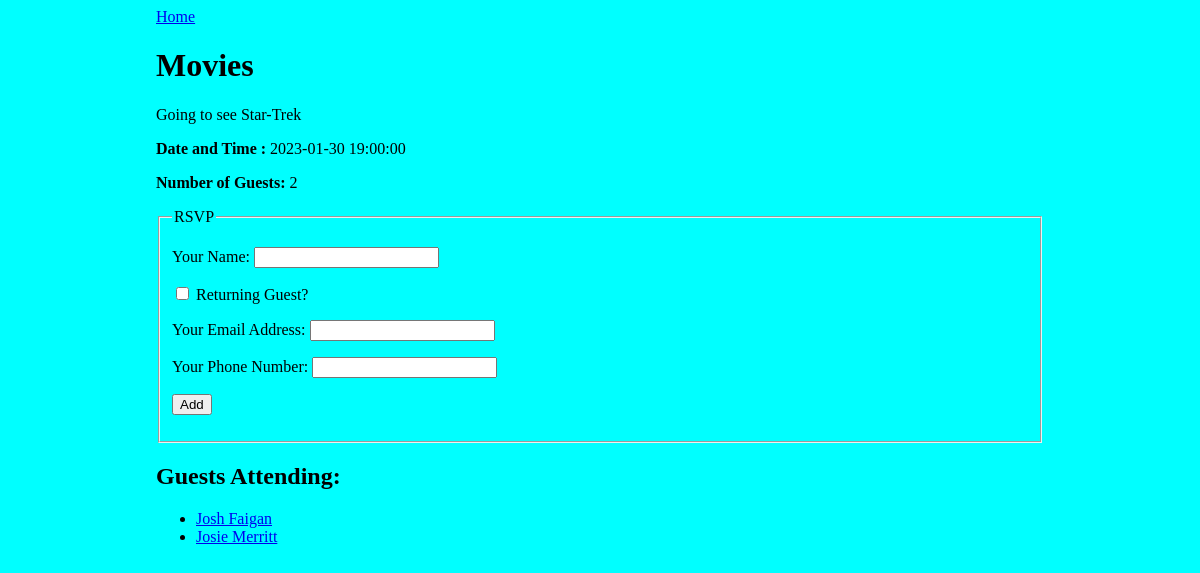
Screenshot of /event/1 with the database file from the repository.
### events_app/models.py (models this page shows, shortened)
class Event(db.Model):
    id = db.Column(db.Integer, primary_key=True)
    title = db.Column(db.String(50), nullable=False)
    description = db.Column(db.String(250))
    date_and_time = db.Column(db.DateTime)
    guests = db.relationship('Guest', secondary='guest_event', back_populates='events_attending')

class Guest(db.Model):
    id = db.Column(db.Integer, primary_key=True)
    name = db.Column(db.String(50), nullable=False)
    email = db.Column(db.String(80), nullable=False)
    phone = db.Column(db.String(10), nullable=False)
    events_attending = db.relationship('Event', secondary='guest_event', back_populates='guests')

### events_app/routes.py (the view)
@main.route('/event/<event_id>', methods=['GET'])
def event_detail(event_id):
    event = Event.query.get(event_id)
    return render_template('event_detail.html', event = event)

### events_app/templates/event_detail.html (shortened to what this page needs)
{% extends 'base.html' %}
{% block content %}
<a href="/">Home</a>
<h1>{{ event.title }}</h1>
<p>{{ event.description }}</p>
<p><strong>Date and Time :</strong> {{ event.date_and_time }}</p>
<p><strong>Number of Guests:</strong> {{ event.guests|length }}</p>
<form method="POST">
    <fieldset>
        <legend>RSVP</legend>
        <p>
            <label>
                Your Name:
                <input type="text" name="guest_name">
            </label>
        </p>
        <p>
            <label>
                <input type="checkbox" name="returning" onchange="returningGuestChanged(this.checked)">
                Returning Guest?
            </label>
        </p>
        <div id="new-guest-info">
            <p>
                <label>
                    Your Email Address:
                    <input type="email" name="email">
                </label>
            </p>
            <p>
                <label>
                    Your Phone Number:
                    <input type="phone" name="phone">
                </label>
            </p>
        </div>
        <p>
            <input type="submit" name="submit" value="Add">
        </p>
    </fieldset>
</form>
<h2>Guests Attending:</h2>
<ul>
    {% for guest in event.guests %}
        <li><a href="/guest/{{ guest.id }}">{{ guest.name }}</a></li>
    {% endfor %}
</ul>
{% endblock %}

### events_app/static/style.css (style rules this page uses)
body { display: flex; justify-content: center; background-color: aqua; }

### rows the page displays
Event: title "Movies", description "Going to see Star-Trek", date_and_time "2023-01-30 19:00:00"
Guest: name "Josh Faigan"
Guest: name "Josie Merritt"

### other values shown
{{ event.guests|length }} "2"
